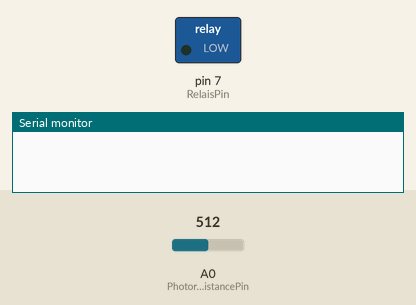
Recording of a sketch running on a simulated Arduino Uno, built with avr-gcc and run on an emulated ATmega328P. On the bench: switched loads named in the sketch (green lamp = pin HIGH), the last lines printed to the serial monitor. The test bench sets the inputs (shaded band); at power-on: A0 (PhotoresistancePin) = 512.

Above: at 1.2 s.
1.3 s: A0 (PhotoresistancePin) set to 357
4.3 s: A0 (PhotoresistancePin) set to 333
At 7.6 s:
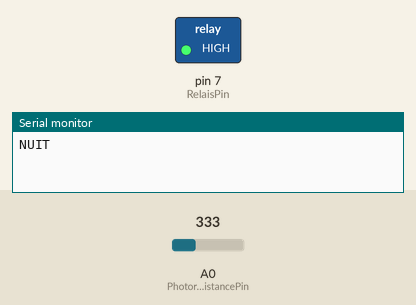
Timing chart, 0 to 9.1 s (numbered marks = the images above; inputs shaded):
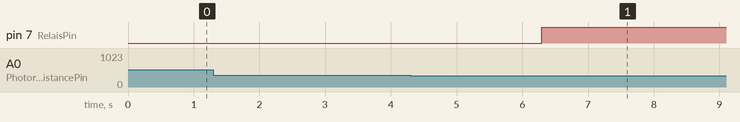

The sketch:

photoresistance.ino
```cpp
int PhotoresistancePin = A0;  // Déclaration broche photorésistance LDR
int Luminosite = 0; // Variable de la luminosité
int Seuil_Jour = 450; // Variable de luminosité seuil pour le jour
int Seuil_Nuit = 350; // Variable de luminosité seuil pour la nuit
int RelaisPin = 7;  // Déclaration broche relais 5V/230V
boolean mem_lumiere = true;// Déclaration de la mémoire lumière
boolean Detecte_lumiere = false; // Déclaration variable détection lumière
boolean tempoActive = false;  // État d'activation de la tempo
unsigned long tempoDepart = 0;  // Temps à l'activation de la tempo
int Tempo_luminosite = 2000; // Temporisation luminosité 1 secondes = 1000ms

void setup() {
  Serial.begin(9600);
  pinMode(RelaisPin, OUTPUT);
  }

void loop() {
  Luminosite = analogRead(PhotoresistancePin);
   if (Luminosite >= Seuil_Jour)
    {
      Detecte_lumiere = true;
    }
    if (Luminosite <= Seuil_Nuit)
    {
      Detecte_lumiere = false;
    }
      if (Detecte_lumiere != mem_lumiere) {
      tempoActive = true;
      tempoDepart = millis();
    }

    if (!Detecte_lumiere && tempoActive && ((millis() - tempoDepart) >= Tempo_luminosite))
    {
      digitalWrite(RelaisPin, HIGH);
      tempoActive = false;
      Serial.println("NUIT"); // Affichage sur le moninteur série du texte
    }
    mem_lumiere = Detecte_lumiere;
    if (Detecte_lumiere && tempoActive && ((millis() - tempoDepart) >= Tempo_luminosite))
    {
      digitalWrite(RelaisPin, LOW);
      tempoActive = false;
      Serial.println("JOUR"); // Affichage sur le moninteur série du texte
    }
    mem_lumiere = Detecte_lumiere;
}
```

Measured:
- the behaviour switches between 351 and 350 on A0 (PhotoresistancePin) (found by bisection; images 0 and 1)
- after the input at 1.3 s, every drawn part: stays the same
- after the input at 4.3 s, pin 7 (RelaisPin): LOW → HIGH after 2.0 s
